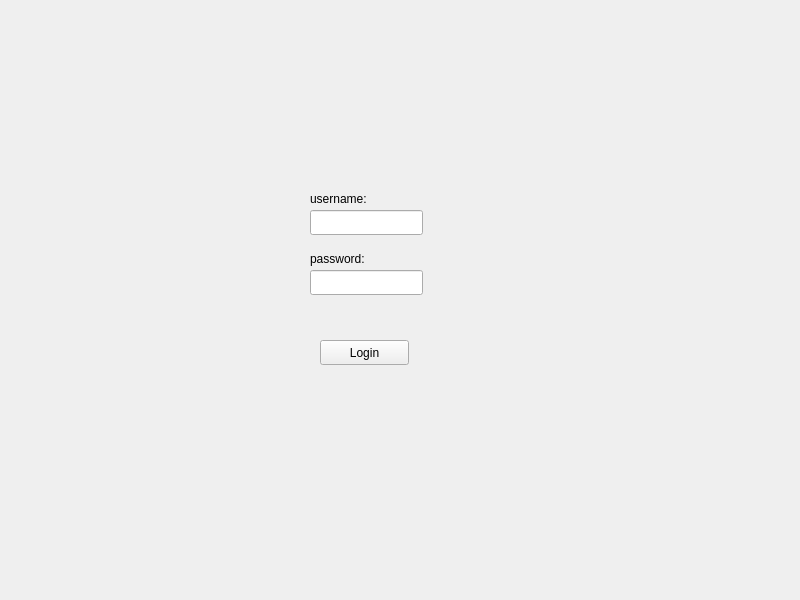
<?xml version="1.0" encoding="UTF-8"?>
<ui version="4.0">
 <class>MainWindow</class>
 <widget class="QMainWindow" name="MainWindow">
  <property name="geometry">
   <rect>
    <x>0</x>
    <y>0</y>
    <width>800</width>
    <height>600</height>
   </rect>
  </property>
  <property name="minimumSize">
   <size>
    <width>800</width>
    <height>600</height>
   </size>
  </property>
  <property name="maximumSize">
   <size>
    <width>800</width>
    <height>600</height>
   </size>
  </property>
  <property name="windowTitle">
   <string>MainWindow</string>
  </property>
  <widget class="QWidget" name="centralwidget">
   <widget class="QPushButton" name="LoginButton">
    <property name="geometry">
     <rect>
      <x>320</x>
      <y>340</y>
      <width>89</width>
      <height>25</height>
     </rect>
    </property>
    <property name="text">
     <string>Login</string>
    </property>
   </widget>
   <widget class="QLabel" name="username">
    <property name="geometry">
     <rect>
      <x>310</x>
      <y>190</y>
      <width>81</width>
      <height>17</height>
     </rect>
    </property>
    <property name="text">
     <string>username:</string>
    </property>
   </widget>
   <widget class="QLineEdit" name="usernameInput">
    <property name="geometry">
     <rect>
      <x>310</x>
      <y>210</y>
      <width>113</width>
      <height>25</height>
     </rect>
    </property>
    <property name="text">
     <string/>
    </property>
   </widget>
   <widget class="QLabel" name="password">
    <property name="geometry">
     <rect>
      <x>310</x>
      <y>250</y>
      <width>81</width>
      <height>17</height>
     </rect>
    </property>
    <property name="text">
     <string>password:</string>
    </property>
   </widget>
   <widget class="QLineEdit" name="passwordInput">
    <property name="geometry">
     <rect>
      <x>310</x>
      <y>270</y>
      <width>113</width>
      <height>25</height>
     </rect>
    </property>
   </widget>
  </widget>
 </widget>
 <resources/>
 <connections/>
</ui>
